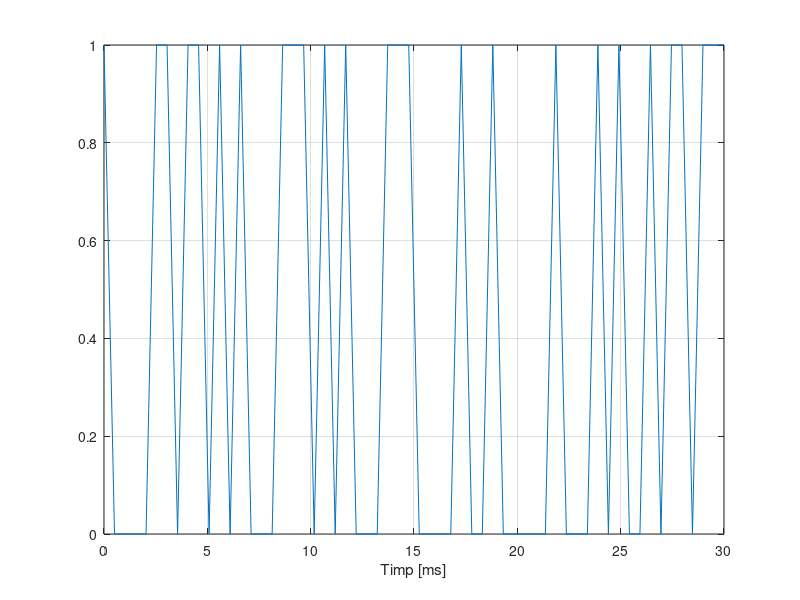
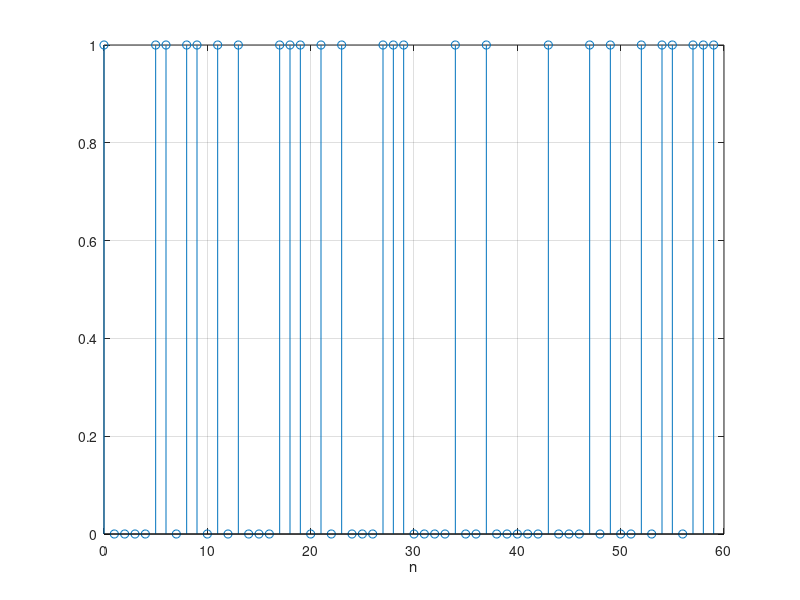

The MATLAB source for these figures, in order:
%calculam numarul de esantioane (alegem durata 5ms)
N=5*12;

n=0:N-1;

%generam semnalul binar aleator
bsig=round(rand(1,length(n)));

t=linspace(0,0.5*length(n),length(n));

h=figure;
set(h,'name','Ex6a)_reprezentare semnal continuu in timp absolut','numbertitle','off')
plot(t, bsig, '-'), xlabel('Timp [ms]'),grid

h=figure;
set(h,'name','Ex6b)_reprezentare semnal discret in functie de n','numbertitle','off')
stem(n,bsig), xlabel('n'),grid